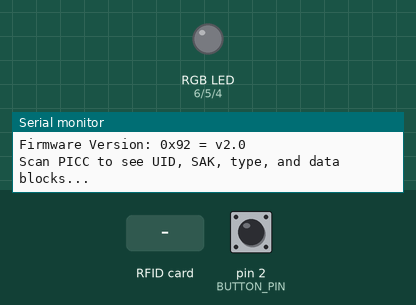
This sketch was run on a simulated Arduino Uno, built with avr-gcc and run on an emulated ATmega328P. Shown: an RGB LED mixed from three pins (HIGH = lit), the last lines printed to the serial monitor. Dashed ring = blinking. The inputs (shaded band) are chosen by the test bench; at power-on: pin 2 (BUTTON_PIN) HIGH. Pins used as bus, display or sensor lines are not drawn.

Above: at 1.2 s.
1.3 s: pin 2 (BUTTON_PIN) pulled LOW for 0.15 s
At 1.51 s:
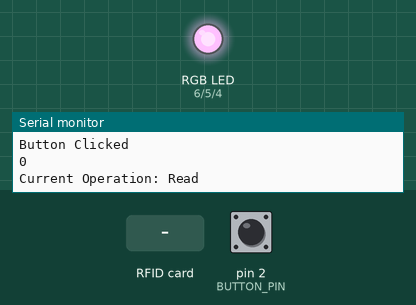
3.2 s: RFID card 63 10 0F 1F held to the reader
At 3.45 s:
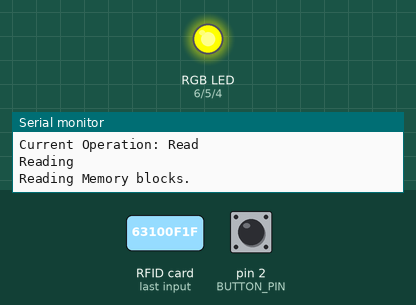
5.1 s: pin 2 (BUTTON_PIN) pulled LOW for 1 s
At 6.6 s:
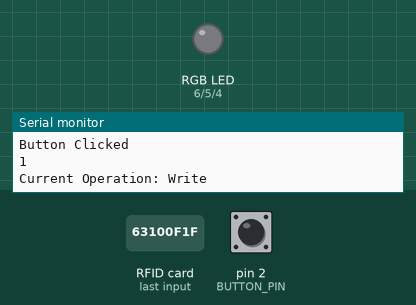
7.6 s: RFID card 5E 7A 19 C4 held to the reader
9.1 s: pin 2 (BUTTON_PIN) pulsed LOW 5 times (0.12 s each, 0.3 s apart)
At 9.32 s:
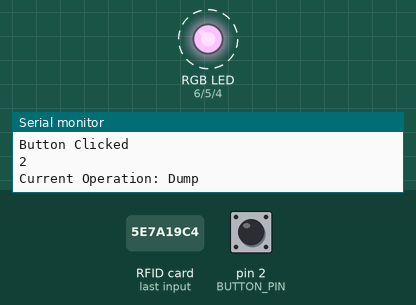
Timing chart, 0 to 12.2 s (numbered marks = the images above; inputs shaded):
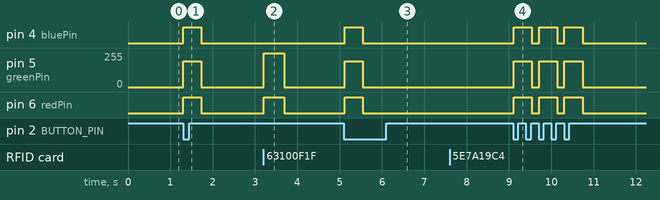

The sketch:

arduino_rfid.ino
```cpp
// (licence header left out)
  // RFID pins
  // vcc : 3.3
  // rst : 9
  // gnd : gnd
  // mios : 12
  // mosi : 11
  // sck : 13
  // nss : 10

  // btn : 2

  // rbg lights
  // r : 6
  // g : 5
  // b : 4

  // if permission denied on port
  // sudo chmod a+rw /dev/ttyACM0


#include <SPI.h>
#include <MFRC522.h>

#define RST_PIN         9          // Configurable, see typical pin layout above
#define SS_PIN          10         // Configurable, see typical pin layout above

MFRC522 mfrc522(SS_PIN, RST_PIN);  // Create MFRC522 instance

#define NR_KNOWN_KEYS   8
// Known keys, see: https://code.google.com/p/mfcuk/wiki/MifareClassicDefaultKeys
byte knownKeys[NR_KNOWN_KEYS][MFRC522::MF_KEY_SIZE] =  {
    {0xff, 0xff, 0xff, 0xff, 0xff, 0xff}, // FF FF FF FF FF FF = factory default
    {0xa0, 0xa1, 0xa2, 0xa3, 0xa4, 0xa5}, // A0 A1 A2 A3 A4 A5
    {0xb0, 0xb1, 0xb2, 0xb3, 0xb4, 0xb5}, // B0 B1 B2 B3 B4 B5
    {0x4d, 0x3a, 0x99, 0xc3, 0x51, 0xdd}, // 4D 3A 99 C3 51 DD
    {0x1a, 0x98, 0x2c, 0x7e, 0x45, 0x9a}, // 1A 98 2C 7E 45 9A
    {0xd3, 0xf7, 0xd3, 0xf7, 0xd3, 0xf7}, // D3 F7 D3 F7 D3 F7
    {0xaa, 0xbb, 0xcc, 0xdd, 0xee, 0xff}, // AA BB CC DD EE FF
    {0x00, 0x00, 0x00, 0x00, 0x00, 0x00}  // 00 00 00 00 00 00
};

const int redPin = 6;
const int greenPin = 5;
const int bluePin = 4;

// 0 = auth, 1 = read, 2= write
int opState = 0;
const int BUTTON_PIN = 2;
int lastState = HIGH;
int currentState;

int block = 2;

void setup() {
  Serial.begin(9600);

  // initialize the pushbutton pin as an pull-up input
  // the pull-up input pin will be HIGH when the switch is open and LOW when the switch is closed.
  pinMode(BUTTON_PIN, INPUT_PULLUP);

  while (!Serial);		// Do nothing if no serial port is opened (added for Arduinos based on ATMEGA32U4)
	SPI.begin();			// Init SPI bus
	mfrc522.PCD_Init();		// Init MFRC522
	delay(4);				// Optional delay. Some board do need more time after init to be ready, see Readme
	mfrc522.PCD_DumpVersionToSerial();	// Show details of PCD - MFRC522 Card Reader details
	Serial.println(F("Scan PICC to see UID, SAK, type, and data blocks..."));
}

int hex_to_int(char c){
        int first = c / 16 - 3;
        int second = c % 16;
        int result = first*10 + second;
        if(result > 9) result--;
        return result;
}

int hex_to_ascii(char c, char d){
        int high = hex_to_int(c) * 16;
        int low = hex_to_int(d);
        return high+low;
}

/*
 * Helper routine to dump a byte array as hex values to Serial.
 */
void dump_byte_array(byte *buffer, byte bufferSize) {
    for (byte i = 0; i < bufferSize; i++) {
        Serial.print(buffer[i] < 0x10 ? " 0" : " ");
        Serial.print(buffer[i]);
    }

}

void readRfidData(byte *buffer, byte bufferSize) {

    for (byte i = 0; i < bufferSize; i++) {
        Serial.write(buffer[i]);
    }

}

bool blockHasData(byte *buffer, byte bufferSize) {

    for (byte i = 0; i < bufferSize; i++) {
        if(buffer[i]) {
          return true;
        }
    }
    return false;
}

void loop() {

  currentState = digitalRead(BUTTON_PIN);
  buttonFunctions();

  // Reset the loop if no new card present on the sensor/reader. This saves the entire process when idle.
	if ( ! mfrc522.PICC_IsNewCardPresent()) {
    lightOff();
		return;
	}

	// Select one of the cards
	if ( ! mfrc522.PICC_ReadCardSerial()) {
    lightOff();
		return;
	}

  yellowLight();
  Serial.println("Reading");

  if(opState == 0) {
    Serial.println("authenticate");
    Authenticate();

  } else if (opState == 1) {
    // read
    Serial.println("Reading Memory blocks.");
    Serial.println();

    for(byte s = 1; s <= 65; s += 4) {
      if(s > 65) {
        break;
      }
      readCard(3, s);
    }
    mfrc522.PICC_HaltA();       // Halt PICC
    mfrc522.PCD_StopCrypto1();
    Serial.println();
    Serial.println("Finished reading RFID memory blocks.");

  } else if (opState == 2) {
    // write
    Serial.println("write");
  } else if (opState == 3) {
    // write
    Serial.println("dump");
    MFRC522::PICC_Type piccType = mfrc522.PICC_GetType(mfrc522.uid.sak);
    // Dump debug info about the card; PICC_HaltA() is automatically called
	  mfrc522.PICC_DumpToSerial(&(mfrc522.uid));

  }


  lightOff();
}

void readCard(byte sector, byte block) {
  MFRC522::MIFARE_Key key;
    for (byte k = 0; k < NR_KNOWN_KEYS; k++) {
        // Copy the known key into the MIFARE_Key structure
        for (byte i = 0; i < MFRC522::MF_KEY_SIZE; i++) {
            key.keyByte[i] = knownKeys[k][i];
        }
        // Try the key
        if (try_key(&key, sector, block)) {
            // Found and reported on the key and block,
            // no need to try other keys for this PICC
            Serial.println("success");
            // readCardWithKey(&key);
            break;
        }

        // http://arduino.stackexchange.com/a/14316
        if ( ! mfrc522.PICC_IsNewCardPresent())
            break;
        if ( ! mfrc522.PICC_ReadCardSerial())
            break;
    }
}

bool try_key(MFRC522::MIFARE_Key *key, byte sector, byte block)
{

    bool result = false;
    byte buffer[18];
    MFRC522::StatusCode status;
    // Serial.println(F("Authenticating using key A..."));
    status = mfrc522.PCD_Authenticate(MFRC522::PICC_CMD_MF_AUTH_KEY_A, block, key, &(mfrc522.uid));
    if (status != MFRC522::STATUS_OK) {
        // Serial.print(F("PCD_Authenticate() failed: "));
        // Serial.println(mfrc522.GetStatusCodeName(status));
        return false;
    }

    // Read block
    byte byteCount = sizeof(buffer);
    status = mfrc522.MIFARE_Read(block, buffer, &byteCount);
    if (status != MFRC522::STATUS_OK) {
        Serial.print(F("MIFARE_Read() failed: "));
        Serial.println(mfrc522.GetStatusCodeName(status));
    }
    else {
        // Successful read
        if(blockHasData(buffer, 16)) {

          result = true;
          Serial.print(F("Success with key:"));
          dump_byte_array((*key).keyByte, MFRC522::MF_KEY_SIZE);
          Serial.println();
          // Dump block data
          Serial.print(F("Data in Block ")); Serial.print(block); Serial.print(F(":"));
          readRfidData(buffer, 16);
          Serial.println();
        }
    }

     // Stop encryption on PCD
    return result;
}

void buttonFunctions() {
  if(lastState == HIGH && currentState == LOW) {
    // on single press
    pinkLight();
    Serial.println("Button Clicked");
    Serial.println(opState);

    // opStates
    // read
    // write
    // authenticate
    if(opState == 0) {
      Serial.println("Current Operation: Read");
      opState = 1;
    } else if (opState == 1) {
      Serial.println("Current Operation: Write");
      opState = 2;
    } else if (opState == 2) {
      Serial.println("Current Operation: Dump");
      opState = 3;
    } else if (opState == 3) {
      Serial.println("Current Operation: Authenticate");
      opState = 0;
    } else {
      Serial.println("Current Operation: Authenticate");
      opState = 0;
    }

    delay(400);
  }
  lastState = currentState;
}

// authentication
void Authenticate() {
    //Show UID on serial monitor
  Serial.print("UID tag :");
  String content= "";
  byte letter;
  for (byte i = 0; i < mfrc522.uid.size; i++)
  {
     Serial.print(mfrc522.uid.uidByte[i] < 0x10 ? " 0" : " ");
     Serial.print(mfrc522.uid.uidByte[i], HEX);
     content.concat(String(mfrc522.uid.uidByte[i] < 0x10 ? " 0" : " "));
     content.concat(String(mfrc522.uid.uidByte[i], HEX));
  }
  Serial.println();
  Serial.print("Message : ");
  content.toUpperCase();
  // 63 10 0F 1F
  // 04 49 30 D2 4C 75 80
  if (content.substring(1) == "63 10 0F 1F") //change here the UID of the card/cards that you want to give access
  {
    greenLight();
    Serial.println("Authorized access");
    Serial.println();
    delay(3000);
  }

 else   {
    redLight();
    Serial.println(" Access denied");
    delay(3000);
  }
}

void led(int r, int g, int b) {
  analogWrite(redPin, r);
  analogWrite(greenPin, g);
  analogWrite(bluePin, b);
}

void greenLight() {
  led(0, 255, 0);
}

void redLight() {
  led(255, 0, 0);
}

void yellowLight() {
  led(255, 255, 0);
}

void pinkLight() {
  led(255, 192, 160);
}

void lightOff() {
  led(0, 0, 0);
}
```

Measured:
- after the input at 1.3 s, pin 4 (bluePin), pin 6 (redPin): LOW → HIGH at once, → LOW 0.43 s later; pin 5 (greenPin): 0/255 → 192/255 at once, → 0/255 0.43 s later
- after the input at 3.2 s, pin 5 (greenPin): 0/255 → 255/255 at once, → 0/255 0.48 s later; pin 6 (redPin): LOW → HIGH at once, → LOW 0.48 s later
- after the input at 5.1 s, pin 4 (bluePin), pin 6 (redPin): LOW → HIGH at once, → LOW 0.43 s later; pin 5 (greenPin): 0/255 → 192/255 at once, → 0/255 0.43 s later
- after the input at 9.1 s, pin 4 (bluePin), pin 6 (redPin): alternates HIGH for 0.43 s and LOW for 0.18 s, 6 changes in all, then stays LOW, starting at once; pin 5 (greenPin): alternates 192/255 for 0.43 s and 0/255 for 0.18 s, 6 changes in all, then stays 0/255, starting at once
